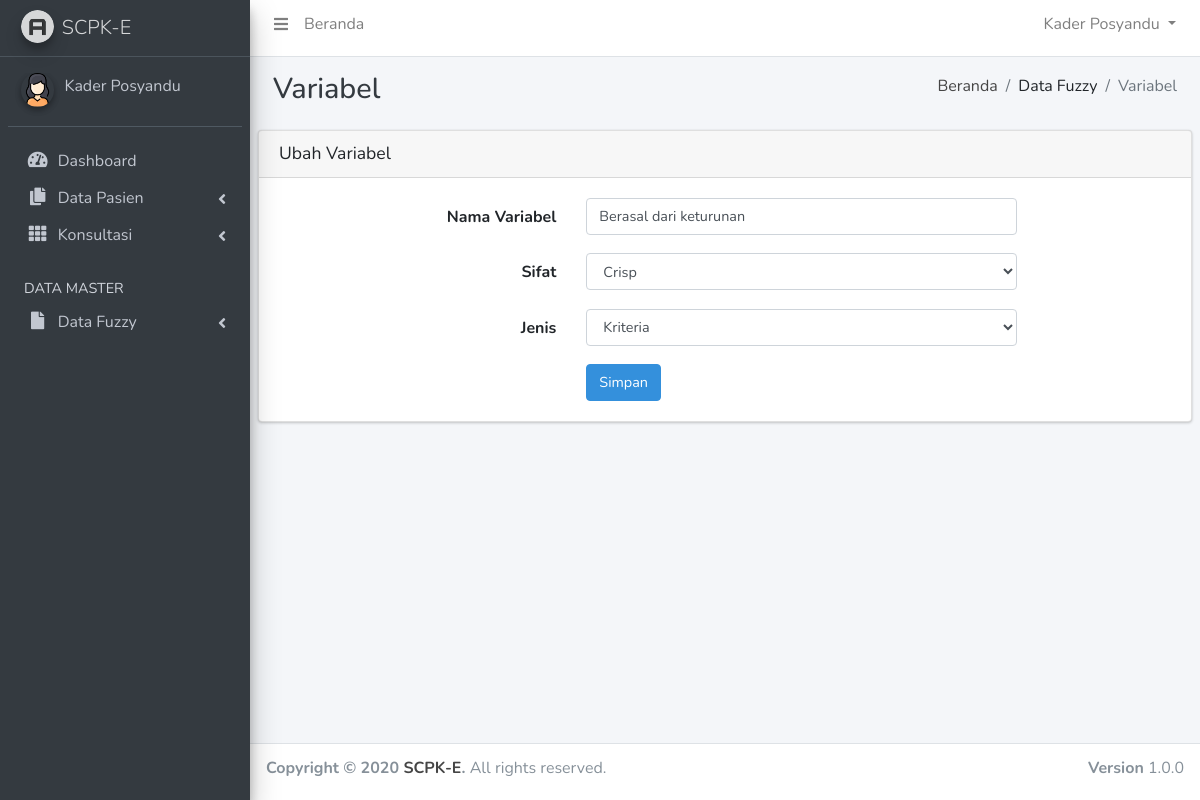
Page /scpk-e/?page=variabel-input&stat=ubah&id=14 (signed in) on the committed database.
### tables this page shows
CREATE TABLE `variabel` (
  `id_variabel` int(2) NOT NULL,
  `variabel` varchar(30) NOT NULL,
  `sifat` varchar(30) NOT NULL,
  `jenis` int(1) NOT NULL COMMENT '1. Kriteria, 2. Keputusan'
);

### scpk-e/config/library.php (called while the page is built, shortened)
<?php
function antiinjec($data){
  $filter_sql = mysql_real_escape_string(stripslashes(strip_tags(htmlspecialchars($data,ENT_QUOTES))));
  return $filter_sql;
}
?>

### scpk-e/config/koneksi.php (called while the page is built, shortened)
<?php
function querydb($query)
{
	$result=mysql_query($query) or die ("gagal melakukan Query=$query");
	return $result;
}
?>

### scpk-e/input_variabel.php (the view, shortened to what this page needs)
<?php
$stat	= @$_GET['stat'];
$id		= (int)antiinjec(@$_GET['id']);
if($stat=="ubah") {
	$hdata=querydb("SELECT id_variabel, variabel, sifat, jenis FROM variabel WHERE id_variabel=$id");
	$data=mysql_fetch_array($hdata);
}
			?>
<div class="content-header">
    <div class="container-fluid">
        <div class="row mb-2">
            <div class="col-sm-6">
                <h1 class="m-0 text-dark">Variabel</h1>
            </div>
            <div class="col-sm-6">
                <ol class="breadcrumb float-sm-right">
                    <li class="breadcrumb-item"><a href="?page=home">Beranda</a></li>
                    <li class="breadcrumb-item">Data Fuzzy</li>
                    <li class="breadcrumb-item active">Variabel</li>
                </ol>
            </div>
        </div>
    </div>
</div>
<section class="content">
	<div class="row">
		<div class="col-12">
			<div class="card">
				<div class="card-header">
					<h2 class="card-title" style="margin-bottom: 1px;"><?php if($stat=="tambah") { echo "Tambah"; } elseif($stat=="ubah") { echo "Ubah"; } ?> Variabel </h2>
				</div>
				<div class="card-body">
					<form class="needs-validation" action="?page=variabel-input&stat=<?php echo $stat; ?>" method="post" enctype="multipart/form-data" name="form1" id="form1" novalidate>
						<div class="form-group row">
							<label for="nama_variabel" class="col-md-4 col-form-label text-md-right">Nama Variabel</label>
							<div class="col-md-6">
								<input type="text" class="form-control" name="variabel" value="<?php echo"$data[variabel]";?>" required>
							</div>
						</div>
						<div class="form-group row">
							<label for="sifat" class="col-md-4 col-form-label text-md-right">Sifat</label>
							<div class="col-md-6">
								<select class="form-control" name="sifat" required>
									<option value="Crisp" <?php if($data['sifat']=="Crisp") { echo "selected"; } ?>>Crisp</option>
								</select>
							</div>
						</div>
						<div class="form-group row">
							<label for="jenis_var" class="col-md-4 col-form-label text-md-right">Jenis</label>
							<div class="col-md-6">
								<select class="form-control" name="jenis" required>
									<option value="1" <?php if($data['jenis']==1) { echo "selected"; } ?>>Kriteria</option>
								</select>
							</div>
						</div>
						<div class="form-group row mb-0">
							<div class="col-md-8 offset-md-4">
								<button type="submit" class="btn btn-primary" value="Simpan" name="stat_simpan">Simpan</button>
							</div>
						</div>
					</form>
				</div>
			</div>
		</div>
	</div>
</section>

### rows in the picture
variabel: variabel "Berasal dari keturunan", sifat "Crisp", jenis "Kriteria"
